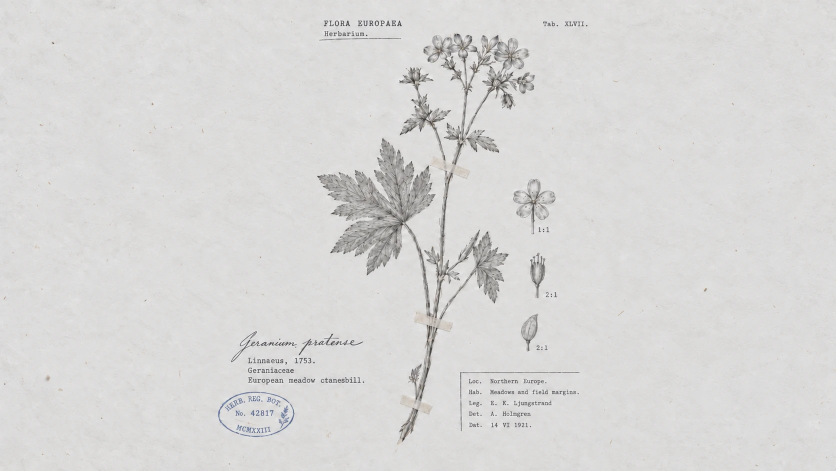
#> input picture art/wallpaper.webp, 1672 x 941 px, given in place of wallpaper.png, which was not available (shown at 1/2 size)
$ python import_wallpaper.py
#> lines starting #> are read from the running program, lines starting #| are printed output that depends on the picture; pictures that were not available may be replaced by others from this repository, and a replacement may not be noted
#!/usr/bin/env python3
"""Turn art/wallpaper.webp into the starter plate: the whole sheet, by day
and as a cyanotype by night.

    python3 tools/import_wallpaper.py [image]

The source is, in order: the image given, your own wallpaper kept outside the
theme (~/.config/archive/wallpaper.*, set by archive-wallpaper, so updates
never replace it), or the theme's art/wallpaper.webp.

The wallpaper is used as drawn, with its own typed header, labels, stamp and
tape, so the shell types nothing over it (meta.json "sheet": true).

  sheet-day.jpg    the sheet, sized to cover the screen and toned to the
                   desk's grey paper
  sheet-night.jpg  the same sheet printed as a cyanotype: Prussian-blue paper,
                   the drawing and type in pale cream, the paper's own
                   mottling and specks kept
  meta.json        names and the plate number, for the shell's other cards

The screen crops the sheet to fill (the G14 is 16:10, the art 16:9): a little
of each side goes, never the plant. Requires: python3, numpy, pillow.
"""
import json
import os
import sys

import numpy as np
from PIL import Image, ImageFilter

HERE = os.path.dirname(os.path.abspath(__file__))
THEME_SRC = os.path.join(HERE, "..", "art", "wallpaper.webp")
USER_DIR = os.path.join(os.environ.get("XDG_CONFIG_HOME") or os.path.expanduser("~/.config"), "archive")


def source():
    if len(sys.argv) > 1:
        return sys.argv[1]
    for ext in ("png", "jpg", "jpeg", "webp"):
        mine = os.path.join(USER_DIR, "wallpaper." + ext)
        if os.path.exists(mine):
            return mine
    return THEME_SRC
THEME_OUT = os.path.join(HERE, "..", "dotfiles", ".local", "share", "archive", "plates")
# where the shell reads plates from; your own wallpaper is written straight
# there (real files, not links into the theme), so nothing can stand between
DATA_OUT = os.path.join(os.environ.get("XDG_DATA_HOME") or os.path.expanduser("~/.local/share"), "archive", "plates")
PLATE = "0001-geranium-pratense"
# the sheet is sized to cover the G14's 2880 x 1800 panel (a 16:9 sheet:
# 3200 x 1800), up or down from whatever the source is
COVER = (2880, 1800)

# the desk's paper (Theme.paperBase is c9c7c3; the reference desk reads about
# cbc9c5 around the plate) and the night sheet's colours (Theme.nite)
DAY_PAPER = np.array([203, 201, 197], np.float32)
NIGHT_PAPER = np.array([0x1c, 0x2f, 0x4d], np.float32)
NIGHT_INK = np.array([0xe6, 0xe1, 0xd6], np.float32)


def main():
    path = source()
    out = THEME_OUT if path == THEME_SRC else DATA_OUT
    src = Image.open(path).convert("RGB")
#> src is the input picture: PIL image 1672x941 RGB; mean R, G, B 216.1, 215.4, 214.2
    print("wallpaper:", path, "(%d x %d)" % src.size)
#> (printed output is left out)
    scale = max(COVER[0] / src.width, COVER[1] / src.height)
#> scale = 1.91
    big = src.resize((round(src.width * scale), round(src.height * scale)), Image.LANCZOS)
    if scale > 1.05:   # enlarged: bring the pencil lines back a little
        big = big.filter(ImageFilter.UnsharpMask(radius=1.4, percent=55, threshold=2))
    rgb = np.asarray(big, np.float32)

    # the paper's own colour, everywhere (the ink lifted out of it)
    gray = big.convert("L")
    paper_l = np.asarray(gray.filter(ImageFilter.MaxFilter(15)).filter(ImageFilter.GaussianBlur(24)), np.float32)
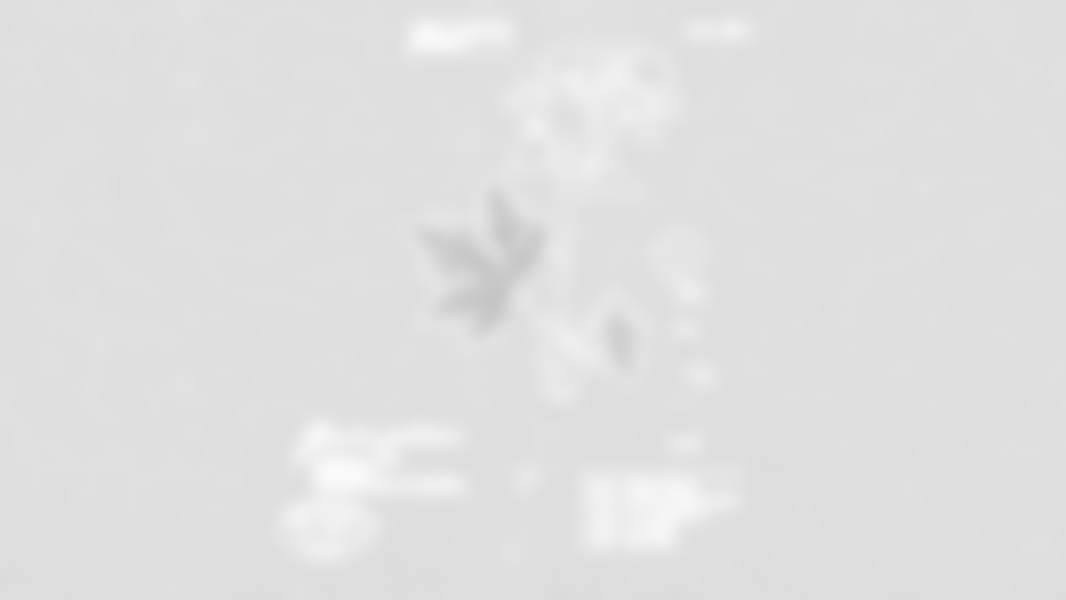
#> paper_l: shape (1800, 3198) float32 (shown at 1/3 size); min 197, max 250, mean 223.9
    paper_rgb = np.median(rgb.reshape(-1, 3), axis=0)
#> paper_rgb = [220, 219, 218]

    # ---- day: tone the sheet so its paper matches the desk
    gain = DAY_PAPER / paper_rgb
#> gain = [0.923, 0.918, 0.904]
    day = np.clip(rgb * gain, 0, 255).astype(np.uint8)
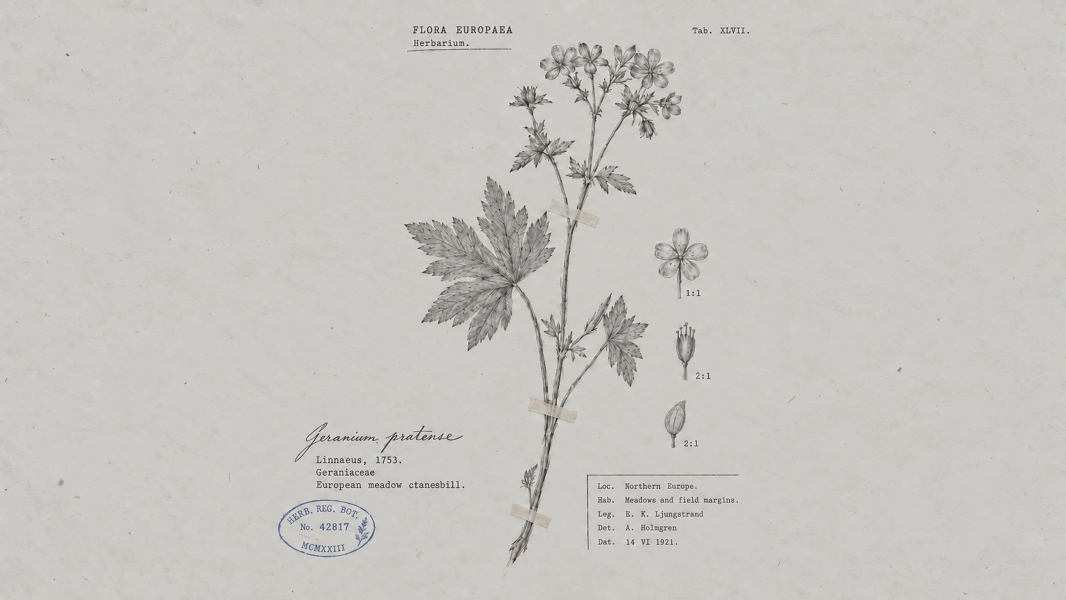
#> day: shape (1800, 3198, 3) (shown at 1/3 size); mean R, G, B 199.1, 197.2, 193.2

    # ---- night: a cyanotype print of the same sheet
    lum = rgb.mean(axis=2)
    paper_l = np.maximum(paper_l, lum)
    ink = np.clip((paper_l - lum) / np.maximum(paper_l, 1), 0, 1)       # 0 paper .. 1 solid ink
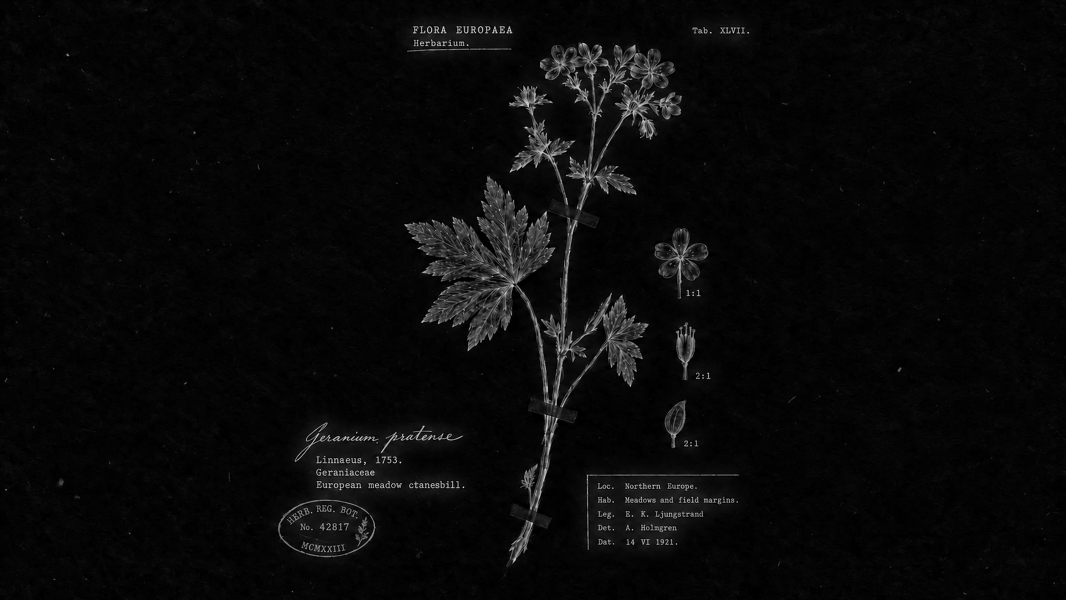
#> ink: shape (1800, 3198) float32 (shown at 1/3 size); min 0, max 1, mean 0.0384
    ink = np.clip(ink * 1.25, 0, 1) ** 0.85
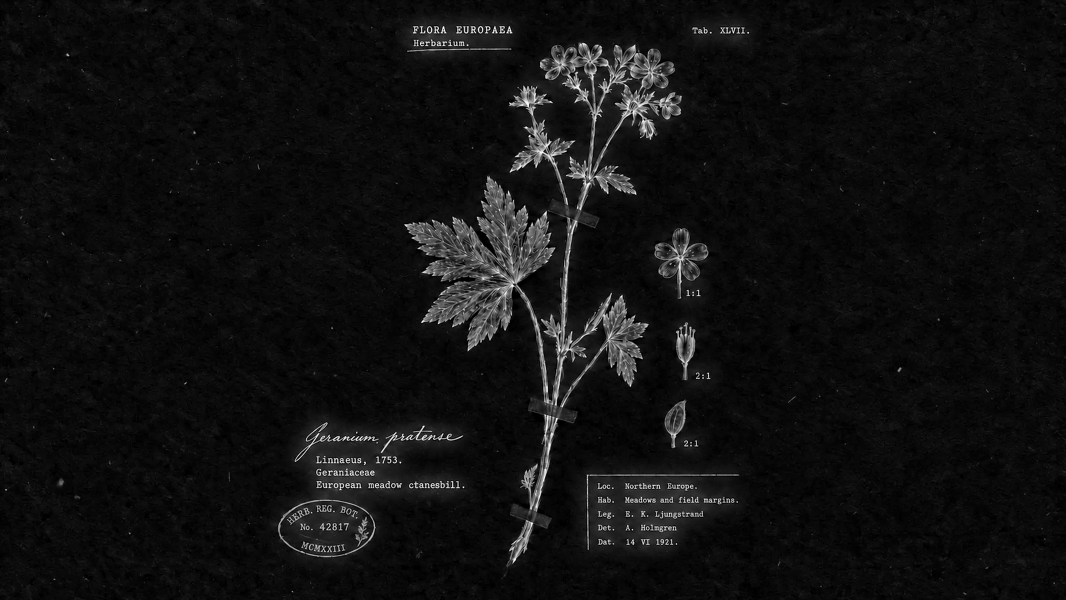
#> ink: shape (1800, 3198) float32 (shown at 1/3 size); min 0, max 1, mean 0.0683
    # the paper's mottling, carried over as a faint unevenness of the blue
    mottle = (paper_l - paper_l.mean()) / 255.0
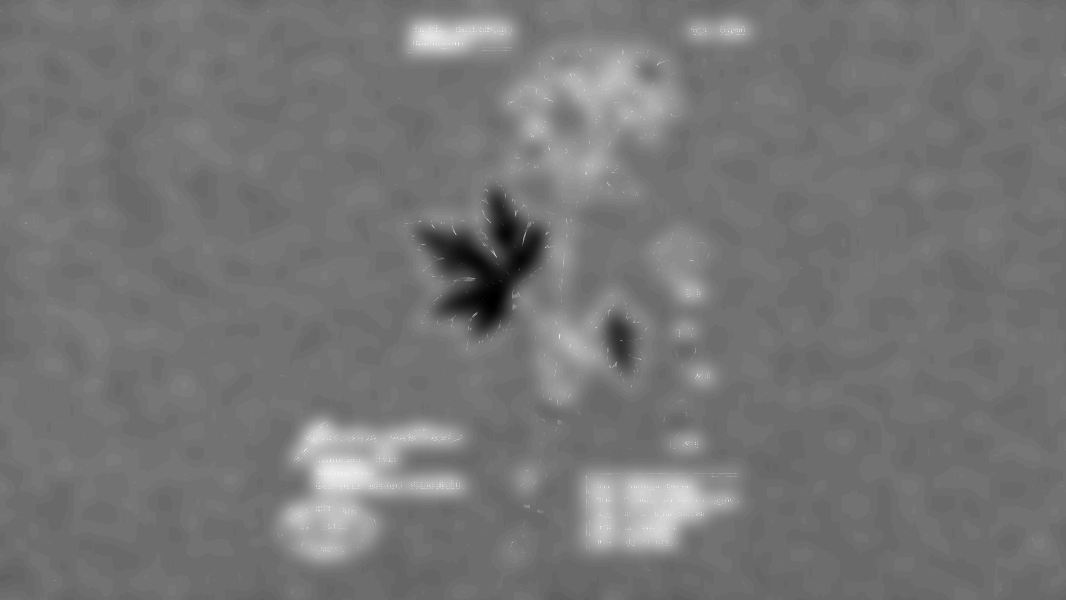
#> mottle: shape (1800, 3198) float32 (shown at 1/3 size); min -0.106, max 0.122, mean 1.86e-07; drawn with min black and max white
    base = NIGHT_PAPER[None, None, :] * (1 + 0.9 * mottle[..., None])
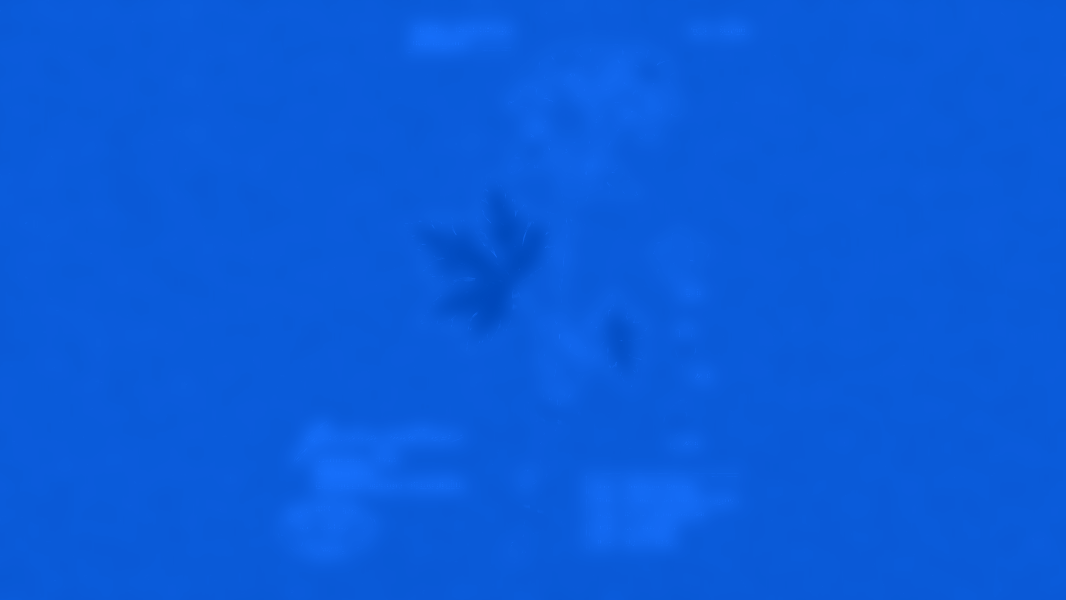
#> base: shape (1800, 3198, 3) float32 (shown at 1/3 size); mean of channels 0, 1, 2 28, 47.4, 73.8; drawn with min black and max white
    night = base * (1 - ink[..., None]) + NIGHT_INK[None, None, :] * ink[..., None]
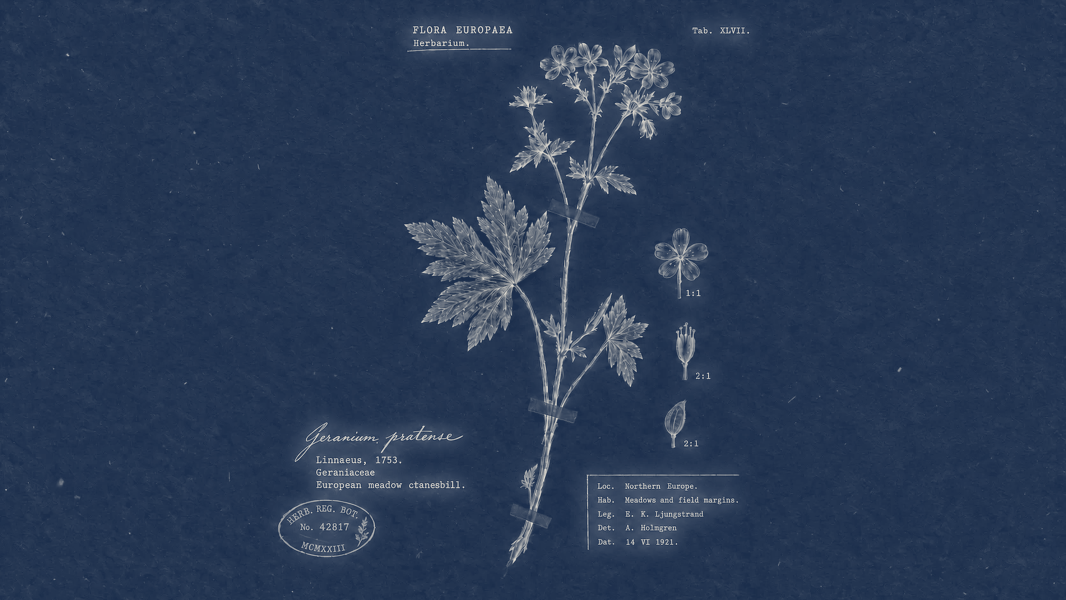
#> night: shape (1800, 3198, 3) float32 (shown at 1/3 size); mean of channels 0, 1, 2 40.9, 60, 89.1; drawn as R, G, B
    night = np.clip(night, 0, 255).astype(np.uint8)

    folder = os.path.join(out, PLATE)
    os.makedirs(folder, exist_ok=True)
    for name in os.listdir(folder):
        if name.endswith(".png") or name.startswith("sheet-"):
            os.remove(os.path.join(folder, name))
    Image.fromarray(day).save(os.path.join(folder, "sheet-day.jpg"), quality=90, optimize=True, progressive=True)
    Image.fromarray(night).save(os.path.join(folder, "sheet-night.jpg"), quality=90, optimize=True, progressive=True)

    meta = {
        "number": "0001",
        "region": "FLORA EUROPAEA",
        "latin": "Geranium pratense",
        "authority": "Linnaeus, 1753.",
        "family": "Geraniaceae",
        "common": "European meadow cranesbill.",
        # the whole sheet is the wallpaper: the shell types no labels over it
        "sheet": True,
        "day": "sheet-day.jpg",
        "night": "sheet-night.jpg",
    }
    meta_path = os.path.join(folder, "meta.json")
    if os.path.islink(meta_path):
        os.remove(meta_path)   # a real file of its own, not the theme's through a link
    with open(meta_path, "w") as f:
        json.dump(meta, f, indent=2, ensure_ascii=False)
        f.write("\n")

    index_path = os.path.join(out, "index.json")
    index = json.load(open(index_path)) if os.path.exists(index_path) else []
    if os.path.islink(index_path):
        os.remove(index_path)
    if PLATE not in index:
        index.append(PLATE)
    with open(index_path, "w") as f:
        json.dump(sorted(index), f, indent=2)
        f.write("\n")
    print("sheet written:", folder, "(%d x %d)" % (day.shape[1], day.shape[0]))
#> (printed output is left out)


if __name__ == "__main__":
    main()
